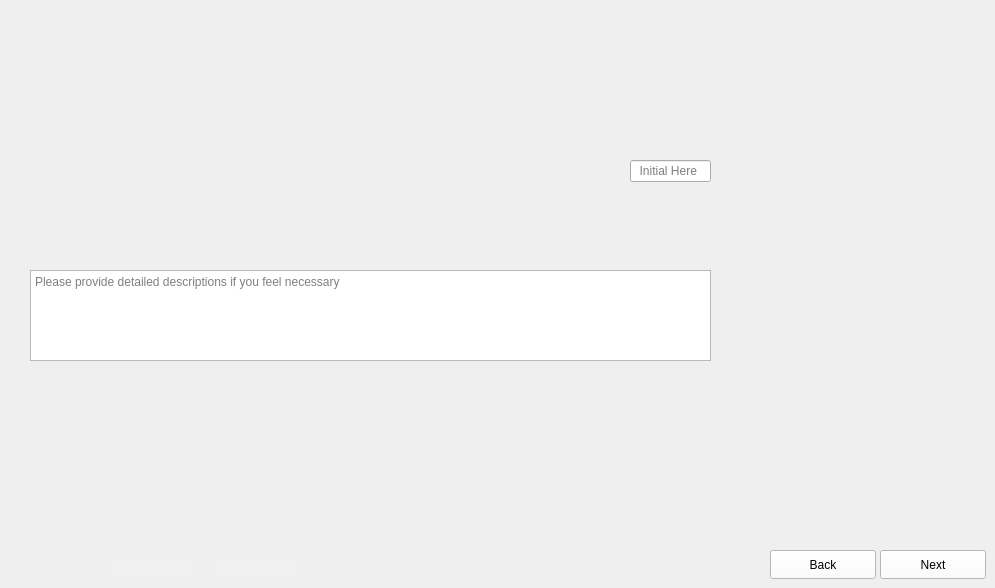
      <widget class="QWidget" name="Fill_Second_Pillars_and_Frame_1">
       <property name="maximumSize">
        <size>
         <width>1024</width>
         <height>600</height>
        </size>
       </property>
       <property name="styleSheet">
        <string notr="true">border-image: url(:/images/images/Fill_Second_Pillars_and_Frame_1.png);</string>
       </property>
       <widget class="QLineEdit" name="Fill_Second_Pillars_and_Frame_1_Data">
        <property name="geometry">
         <rect>
          <x>630</x>
          <y>160</y>
          <width>81</width>
          <height>22</height>
         </rect>
        </property>
        <property name="styleSheet">
         <string notr="true">border-image:None;</string>
        </property>
        <property name="placeholderText">
         <string>  Initial Here</string>
        </property>
       </widget>
       <widget class="QTextEdit" name="Fill_Second_Pillars_and_Frame_1_Comments">
        <property name="geometry">
         <rect>
          <x>30</x>
          <y>270</y>
          <width>681</width>
          <height>91</height>
         </rect>
        </property>
        <property name="styleSheet">
         <string notr="true">border-image:None;</string>
        </property>
        <property name="placeholderText">
         <string>Please provide detailed descriptions if you feel necessary </string>
        </property>
       </widget>
       <widget class="QLineEdit" name="Fill_Second_Pillars_and_Frame_1_Initials">
        <property name="geometry">
         <rect>
          <x>210</x>
          <y>560</y>
          <width>86</width>
          <height>18</height>
         </rect>
        </property>
        <property name="styleSheet">
         <string notr="true">QLineEdit{
background-color: rgb(240, 240, 240);
border: none;
border-image:None;
}</string>
        </property>
       </widget>
       <widget class="QLineEdit" name="Fill_Second_Pillars_and_Frame_1_Dates">
        <property name="geometry">
         <rect>
          <x>110</x>
          <y>560</y>
          <width>86</width>
          <height>18</height>
         </rect>
        </property>
        <property name="styleSheet">
         <string notr="true">QLineEdit{
background-color: rgb(240, 240, 240);
border: none;
border-image:None;
}</string>
        </property>
       </widget>
       <widget class="QPushButton" name="Fill_Second_Pillars_and_Frame_1_Next">
        <property name="geometry">
         <rect>
          <x>880</x>
          <y>550</y>
          <width>106</width>
          <height>29</height>
         </rect>
        </property>
        <property name="styleSheet">
         <string notr="true">QPushButton{
background-color: rgb(255, 255, 255);
height: 35px;
border-image:None;
}
QPushButton::hover{
background-color: rgb(0, 0, 255);
}
QPushButton:pressed{
padding-top:7px;
padding-top:7px;
}</string>
        </property>
        <property name="text">
         <string>Next</string>
        </property>
       </widget>
       <widget class="QPushButton" name="Fill_Second_Pillars_and_Frame_1_Back">
        <property name="geometry">
         <rect>
          <x>770</x>
          <y>550</y>
          <width>106</width>
          <height>29</height>
         </rect>
        </property>
        <property name="styleSheet">
         <string notr="true">QPushButton{
background-color: rgb(255, 255, 255);
height: 35px;
border-image:None;
}
QPushButton::hover{
background-color: rgb(0, 0, 255);
}
QPushButton:pressed{
padding-top:7px;
padding-top:7px;
}</string>
        </property>
        <property name="text">
         <string>Back</string>
        </property>
       </widget>
      </widget>
